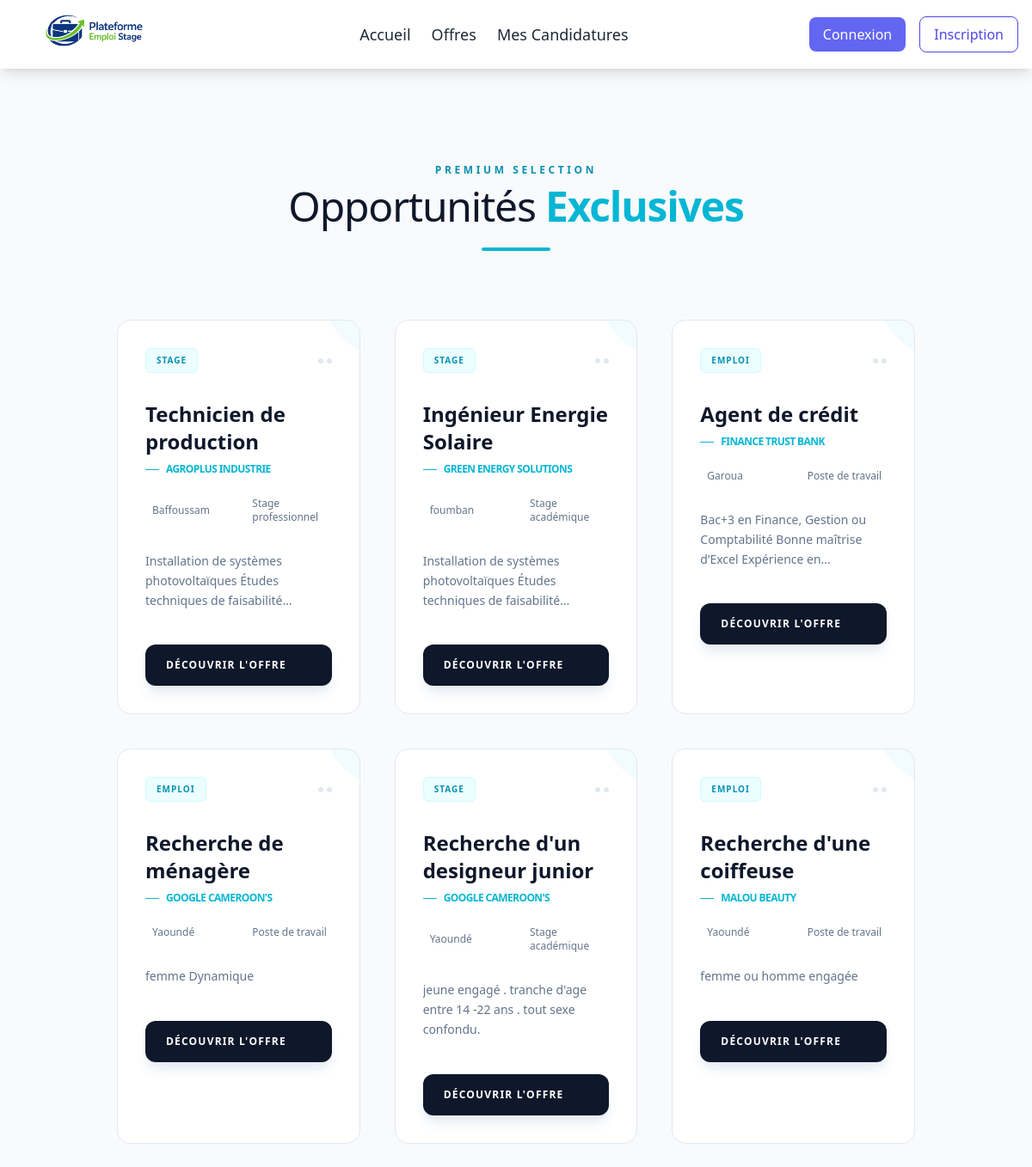
Page /offres/ on the committed database.
### offres/models.py (models this page shows)
class Offre(models.Model):
    TYPE_CHOICES = (
        ('emploi', 'Emploi'),  # Offre d'emploi
        ('stage', 'Stage'),  # Offre de stage
    )
    CATEGORIE_CHOICES = (
        ('academique', 'Stage académique'),  # Stage lié aux études
        ('professionnel', 'Stage professionnel'),  # Stage en entreprise
        ('poste', 'Poste de travail'),  # Poste permanent
    )
    entreprise = models.ForeignKey(Entreprise, on_delete=models.CASCADE)
    titre = models.CharField(max_length=200)
    type = models.CharField(max_length=20, choices=TYPE_CHOICES)
    categorie = models.CharField(max_length=20, choices=CATEGORIE_CHOICES)
    profil_recherche = models.TextField()
    attentes = models.TextField()
    ville = models.CharField(max_length=100)
    statut = models.CharField(max_length=20, default='disponible')

class Entreprise(models.Model):
    user = models.OneToOneField(User, on_delete=models.CASCADE)
    nom = models.CharField(max_length=200)
    ville = models.CharField(max_length=100)
    domaine = models.CharField(max_length=200)
    legal_info = models.ImageField(upload_to='logos_entreprises/', null=True, blank=True)

### offres/views.py (the view)
# urls.py: path('', views.offres_list, name='offres_list'),  # Exemple de route
def offres_list(request):
    offres = Offre.objects.filter(statut='disponible').order_by('-id')
    return render(request, "offres/list_offres.html", {"offres": offres})

### templates/offres/list_offres.html (shortened to what this page needs)
{% extends "base.html" %}
{% block content %}
<div class="min-h-screen py-20 bg-[#f8fafc] text-slate-800">
    <div class="container mx-auto px-6">
        <div class="mb-20 text-center">
            <span class="text-cyan-600 font-bold tracking-[0.3em] uppercase text-xs">Premium Selection</span>
            <h1 class="text-4xl md:text-5xl font-light tracking-tight text-slate-900 mt-2">
                Opportunités <span class="font-bold text-cyan-500">Exclusives</span>
            </h1>
            <div class="h-1 w-20 bg-cyan-500 mx-auto mt-6 rounded-full"></div>
        </div>
        <div class="grid grid-cols-1 md:grid-cols-2 lg:grid-cols-3 gap-10">
            {% for offre in offres %}
            <div class="job-card relative bg-white border border-slate-200 p-8 transition-all duration-500 hover:shadow-[0_20px_50px_rgba(6,182,212,0.15)] group overflow-hidden rounded-2xl">
                <div class="absolute top-0 right-0 w-24 h-24 bg-cyan-500/5 rounded-bl-full translate-x-12 -translate-y-12 group-hover:translate-x-8 group-hover:-translate-y-8 transition-transform duration-500"></div>
                <div class="flex justify-between items-center mb-8">
                    <span class="text-[10px] font-black tracking-widest uppercase text-cyan-600 bg-cyan-50 px-3 py-1.5 rounded-md border border-cyan-100">
                        {{ offre.get_type_display }}
                    </span>
                    <div class="flex space-x-1">
                        <div class="w-1.5 h-1.5 rounded-full bg-slate-200 group-hover:bg-cyan-400 transition-colors"></div>
                        <div class="w-1.5 h-1.5 rounded-full bg-slate-200 group-hover:bg-cyan-400 transition-colors delay-75"></div>
                    </div>
                </div>
                <h2 class="text-2xl font-bold mb-2 text-slate-900 group-hover:text-cyan-600 transition-colors">
                    {{ offre.titre }}
                </h2>
                <div class="flex items-center text-cyan-500 font-semibold text-xs uppercase tracking-tighter mb-6">
                    <span class="w-4 h-[1px] bg-cyan-500 mr-2"></span>
                    {{ offre.entreprise.nom }}
                </div>
                <div class="grid grid-cols-2 gap-4 mb-8">
                    <div class="flex items-center text-xs text-slate-500 font-medium">
                        {{ offre.ville }}
                    </div>
                    <div class="flex items-center text-xs text-slate-500 font-medium">
                        {{ offre.get_categorie_display }}
                    </div>
                </div>
                <p class="text-slate-500 text-sm leading-relaxed mb-10 line-clamp-3">
                    {{ offre.profil_recherche|truncatewords:22 }}
                </p>
                <a href="{% url 'offre_detail' id=offre.id %}" class="group/btn relative flex items-center justify-between w-full px-6 py-4 bg-slate-900 rounded-xl overflow-hidden transition-all duration-300 hover:bg-cyan-600 shadow-lg shadow-slate-200 hover:shadow-cyan-200">
                    <span class="relative z-10 text-xs font-bold uppercase tracking-widest text-white">
                        Découvrir l'offre
                    </span>
                </a>
            </div>
            {% empty %}
            <div class="col-span-full text-center py-24 bg-white border border-slate-100 rounded-3xl">
                <i class="fas fa-inbox text-4xl text-slate-200 mb-4"></i>
                <p class="text-slate-400 tracking-widest uppercase text-xs">Aucune opportunité pour le moment</p>
            </div>
            {% endfor %}
        </div>
    </div>
</div>
{% endblock %}

### templates/base.html (shortened to what this page needs)
{% load static %}
<!DOCTYPE html>
<html lang="fr">
<head>
    <link rel="stylesheet" href="https://cdn.jsdelivr.net/npm/bootstrap-icons@1.11.3/font/bootstrap-icons.min.css">
    <script src="https://cdn.tailwindcss.com"></script>
</head>
<body class="bg-gray-50 font-poppins text-gray-800">
<header class="bg-white shadow-lg sticky top-0 z-50">
    <nav class="max-w-7xl mx-auto px-4 py-4 flex justify-between items-center">
<a href="{% url 'home' %}" class="relative h-12 w-48 block">
    <img src="{% static 'images/img.png' %}"
         alt="img"
         class="absolute top-1/2 -translate-y-1/2 left-0 max-w-none h-[137px] w-auto object-contain">
</a>
        <ul class="hidden md:flex space-x-6 text-lg items-center">
            <li>
                <a href="{% url 'home' %}"
                   class="text-gray-800 border-b-4 border-transparent hover:border-blue-500 hover:shadow-lg transition duration-300">
                   Accueil
                </a>
            </li>
            <li>
                <a href="{% url 'offres_list' %}"
                   class="text-gray-800 border-b-4 border-transparent hover:border-blue-500 hover:shadow-lg transition duration-300">
                   Offres
                </a>
            </li>
            <li>
                <a href="{% url 'mes_candidatures' %}"
                   class="text-gray-800 border-b-4 border-transparent hover:border-blue-500 hover:shadow-lg transition duration-300">
                   Mes Candidatures
                </a>
            </li>
        </ul>
        <div class="hidden md:flex space-x-4 items-center">
            {% if user.is_authenticated %}
                <span class="text-indigo-600 font-medium">Salut, {{ user.username }}</span>
<form action="{% url 'logout' %}" method="post" class="inline">
    {% csrf_token %}
    <button type="submit" class="px-4 py-2 bg-green-500 text-white rounded-lg hover:bg-red-600 transition">
        Déconnexion
    </button>
</form>            {% else %}
                <a href="{% url 'login' %}" class="px-4 py-2 bg-indigo-500 text-white rounded-lg hover:bg-indigo-600 transition">Connexion</a>
                <a href="{% url 'register' %}" class="px-4 py-2 border border-indigo-600 text-indigo-600 rounded-lg hover:bg-indigo-600 hover:text-white transition">Inscription</a>
            {% endif %}
        </div>
    </nav>
</header>
    <main class="container mx-auto p-6">
        {% block content %}{% endblock %}
    </main>
</body>
</html>

### templates/offres/list_offres.html (style rules this page uses)
.job-card { animation: slideUpFade 0.7s ease-out forwards; opacity: 0; }
.job-card:nth-child(1) { animation-delay: 0.1s; }
.job-card:nth-child(2) { animation-delay: 0.2s; }
.job-card:nth-child(3) { animation-delay: 0.3s; }
.job-card:nth-child(4) { animation-delay: 0.4s; }
.job-card:nth-child(n+5) { animation-delay: 0.5s; }

### rows in the picture
Offre: type "STAGE", titre "Technicien de production", entreprise.nom "AGROPLUS INDUSTRIE", ville "Baffoussam", categorie "Stage professionnel", profil_recherche "Installation de systèmes photovoltaïques Études techniques de…"
Offre: type "STAGE", titre "Ingénieur Energie Solaire", entreprise.nom "GREEN ENERGY SOLUTIONS", ville "foumban", categorie "Stage académique", profil_recherche "Installation de systèmes photovoltaïques Études techniques de…"
Offre: type "EMPLOI", titre "Agent de crédit", entreprise.nom "FINANCE TRUST BANK", ville "Garoua", categorie "Poste de travail", profil_recherche "Bac+3 en Finance, Gestion ou Comptabilité Bonne maîtrise d’Excel Expérience…"
Offre: type "EMPLOI", titre "Recherche de ménagère", entreprise.nom "GOOGLE CAMEROON'S", ville "Yaoundé", categorie "Poste de travail", profil_recherche "femme Dynamique"
Offre: type "STAGE", titre "Recherche d'un designeur junior", entreprise.nom "GOOGLE CAMEROON'S", ville "Yaoundé", categorie "Stage académique", profil_recherche "jeune engagé . tranche d'age entre 14 -22 ans . tout sexe confondu."
Offre: type "EMPLOI", titre "Recherche d'une coiffeuse", entreprise.nom "MALOU BEAUTY", ville "Yaoundé", categorie "Poste de travail", profil_recherche "femme ou homme engagée"
